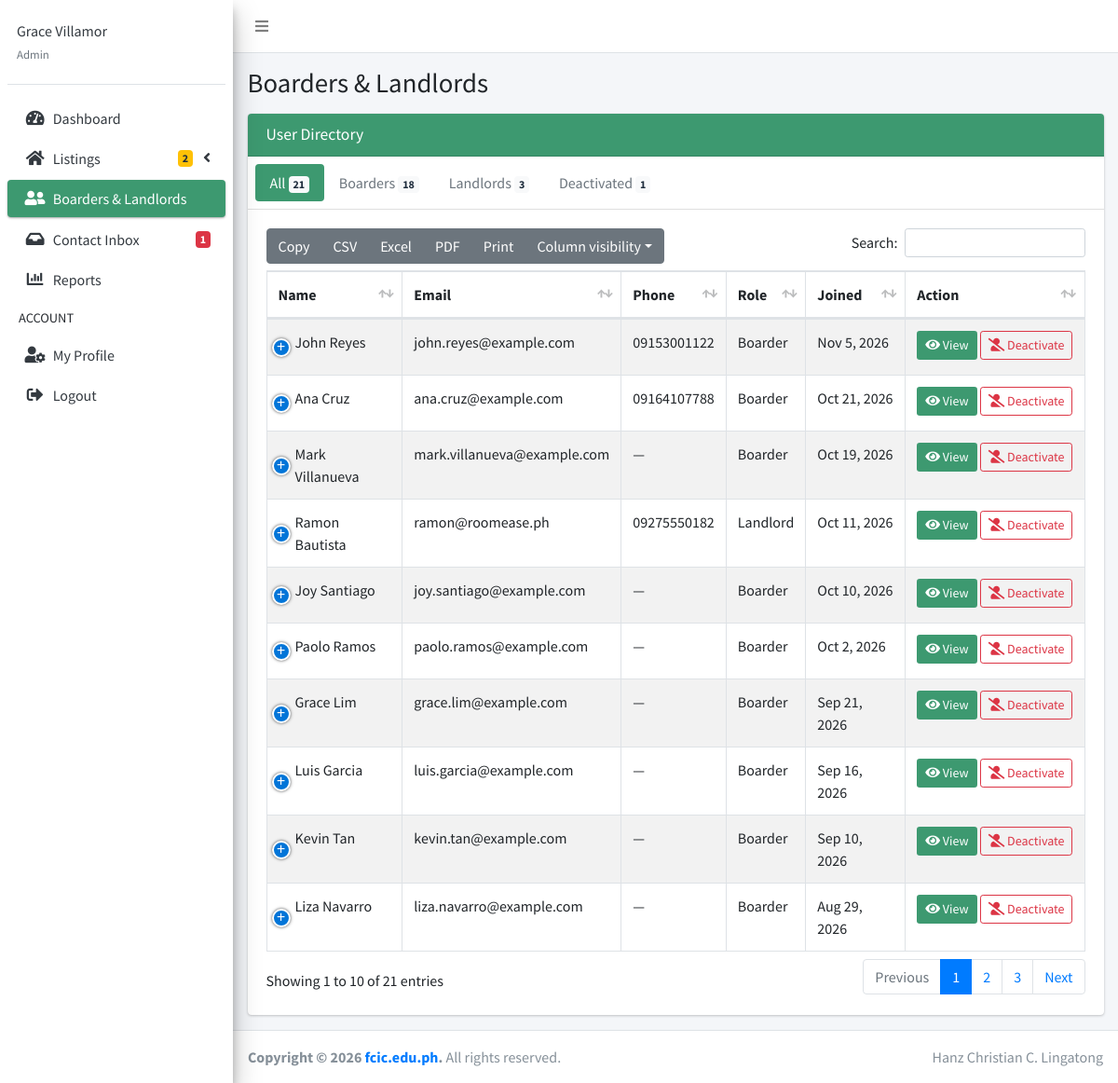
/backend/admin/dashboard.php?page=accounts (signed in), run on the app's committed database.
### tables this page shows
CREATE TABLE users (
    user_id         INT AUTO_INCREMENT PRIMARY KEY,
     
    email           VARCHAR(150) NULL,
     
    username        VARCHAR(30) NULL DEFAULT NULL,
    google_id       VARCHAR(64) DEFAULT NULL,
    password_hash   VARCHAR(255) NOT NULL,
    first_name      VARCHAR(100) NOT NULL,
    middle_name     VARCHAR(100) NULL DEFAULT NULL,
    last_name       VARCHAR(100) NOT NULL,
    phone_number    VARCHAR(30) DEFAULT NULL,
     
    avatar_path     VARCHAR(255) NULL DEFAULT NULL,
     
     
     
    role            ENUM('super_admin', 'administrator', 'landlord', 'boarder') NOT NULL,
     
    must_change_password TINYINT(1) NOT NULL DEFAULT 0,
    is_active       TINYINT(1) NOT NULL DEFAULT 1,
     
    deactivation_reason VARCHAR(500) NULL DEFAULT NULL,
    last_login_at   DATETIME NULL DEFAULT NULL,
    deleted_at      DATETIME NULL DEFAULT NULL,
    deleted_by      INT NULL,
     
    created_by      INT NULL,
    created_at      TIMESTAMP NOT NULL DEFAULT CURRENT_TIMESTAMP,
    updated_by      INT NULL,
    updated_at      TIMESTAMP NOT NULL DEFAULT CURRENT_TIMESTAMP ON UPDATE CURRENT_TIMESTAMP,
    UNIQUE KEY email (email),
    UNIQUE KEY uq_users_username (username),
    UNIQUE KEY uq_users_google_id (google_id),
     
    KEY idx_users_live (deleted_at, is_active, role),
    CONSTRAINT fk_users_created_by FOREIGN KEY (created_by)
        REFERENCES users(user_id) ON DELETE SET NULL,
    CONSTRAINT fk_users_updated_by FOREIGN KEY (updated_by)
        REFERENCES users(user_id) ON DELETE SET NULL,
    CONSTRAINT fk_users_deleted_by FOREIGN KEY (deleted_by)
        REFERENCES users(user_id) ON DELETE SET NULL
);

### backend/admin/includes/functions.php (called while the page is built, shortened)
<?php
function e($value)
{
  return htmlspecialchars((string) ($value ?? ''), ENT_QUOTES, 'UTF-8');
}
function full_name($row)
{
  return trim(($row['first_name'] ?? '') . ' ' . ($row['last_name'] ?? ''));
}
function nice_date($datetime, $withTime = false)
{
  return date($withTime ? 'M j, Y g:i A' : 'M j, Y', strtotime($datetime));
}

### backend/admin/content/accounts.php (the view, shortened to what this page needs)
<?php
require_once __DIR__ . '/../includes/account_actions.php';
$filters = [
  'all' => ['All', "u.role IN ('boarder', 'landlord')"],
  'boarder' => ['Boarders', "u.role = 'boarder'"],
  'landlord' => ['Landlords', "u.role = 'landlord'"],
  'inactive' => ['Deactivated', "u.role IN ('boarder', 'landlord') AND u.is_active = 0"],
];
$filter = isset($filters[$_GET['filter'] ?? '']) ? $_GET['filter'] : 'all';
$tabCounts = $pdo->query("SELECT COUNT(*) AS `all`, SUM(role = 'boarder') AS boarder, SUM(role = 'landlord') AS landlord, SUM(is_active = 0) AS inactive
  FROM users WHERE role IN ('boarder', 'landlord') AND deleted_at IS NULL")->fetch();
$accounts = $pdo->query("SELECT u.*,
    (SELECT COUNT(*) FROM boarding_houses b WHERE b.landlord_id = u.user_id) AS listings,
    (SELECT COUNT(*) FROM reservations r WHERE r.boarder_id = u.user_id) AS requests
  FROM users u
  WHERE {$filters[$filter][1]} AND u.deleted_at IS NULL
  ORDER BY u.created_at DESC")->fetchAll();
?>
  <div class="content-wrapper">
    <div class="content-header">
      <div class="container-fluid">
        <h1 class="m-0">Boarders &amp; Landlords</h1>
      </div>
    </div>
    <div class="content">
      <div class="container-fluid">
        <div class="row">
          <div class="col-lg-12">
            <div class="card">
              <div class="card-header bg-olive">
                <h3 class="card-title">User Directory</h3>
              </div>
              <div class="card-header p-2">
                <ul class="nav nav-pills">
                  <?php foreach ($filters as $key => [$label]): ?>
                  <li class="nav-item">
                    <a class="nav-link <?php echo $key === $filter ? 'active bg-olive' : ''; ?>" href="dashboard.php?page=accounts&filter=<?php echo $key; ?>">
                      <?php echo e($label); ?> <span class="badge badge-light"><?php echo (int) $tabCounts[$key]; ?></span>
                    </a>
                  </li>
                  <?php endforeach; ?>
                </ul>
              </div>
              <div class="card-body">
                <table id="example1" class="table table-bordered table-striped">
                  <thead>
                  <tr>
                    <th data-priority="1">Name</th>
                    <th>Email</th>
                    <th>Phone</th>
                    <th>Role</th>
                    <th>Joined</th>
                    <th class="no-export" data-priority="2">Action</th>
                  </tr>
                  </thead>
                  <tbody>
                    <?php foreach ($accounts as $b):?>
                  <tr>
                    <td><?php echo htmlspecialchars($b['first_name'].' '.$b['last_name']);?></td>
                    <td><?php echo htmlspecialchars($b['email']);?></td>
                    <td><?php echo e($b['phone_number'] ?: '—');?></td>
                    <td class="text-capitalize"><?php echo htmlspecialchars($b['role']);?></td>
                    <td data-order="<?php echo e($b['created_at']); ?>"><?php echo e(nice_date($b['created_at'])); ?></td>
                    <td class="text-nowrap">
                      <a class="btn bg-olive btn-sm mb-1" href="dashboard.php?page=view_account&id=<?php echo $b['user_id'];?>"><i
                        class="fas fa-eye"></i> View</a>
                      <?php echo account_buttons($b); ?>
                    </td>
                  </tr>
                  <?php endforeach;?>
                  </tbody>
                </table>
              </div>
            </div>
          </div>
        </div>
      </div>
    </div>
  </div>

### backend/admin/includes/account_actions.php (shortened to what this page needs)
<?php
function account_buttons($account)
{
  $return = e($_SERVER['REQUEST_URI'] ?? '');
  if ($account['is_active']) {
    return '<button type="button" class="btn btn-outline-danger btn-sm mb-1" data-toggle="modal" data-target="#deactivateModal" data-id="' . (int) $account['user_id'] . '" data-name="' . e(full_name($account)) . '"><i class="fas fa-user-slash"></i> Deactivate</button>';
  }
  return '<form method="post" action="" class="d-inline">' . csrf_field()
    . '<input type="hidden" name="account_action" value="activate"><input type="hidden" name="id" value="' . (int) $account['user_id'] . '">'
    . '<input type="hidden" name="return" value="' . $return . '">'
    . '<button type="submit" class="btn btn-outline-success btn-sm mb-1"><i class="fas fa-user-check"></i> Reactivate</button></form>';
}

### data on the page
users: first_name+last_name "John Reyes", email "john.reyes@example.com", phone_number "09153001122", role "Boarder", created_at "Nov 5, 2026"
users: first_name+last_name "Ana Cruz", email "ana.cruz@example.com", phone_number "09164107788", role "Boarder", created_at "Oct 21, 2026"
users: first_name+last_name "Mark Villanueva", email "mark.villanueva@example.com", phone_number "—", role "Boarder", created_at "Oct 19, 2026"
users: first_name+last_name "Ramon Bautista", email "ramon@roomease.ph", phone_number "09275550182", role "Landlord", created_at "Oct 11, 2026"
users: first_name+last_name "Joy Santiago", email "joy.santiago@example.com", phone_number "—", role "Boarder", created_at "Oct 10, 2026"
users: first_name+last_name "Paolo Ramos", email "paolo.ramos@example.com", phone_number "—", role "Boarder", created_at "Oct 2, 2026"
users: first_name+last_name "Grace Lim", email "grace.lim@example.com", phone_number "—", role "Boarder", created_at "Sep 21, 2026"
users: first_name+last_name "Luis Garcia", email "luis.garcia@example.com", phone_number "—", role "Boarder", created_at "Sep 16, 2026"
users: first_name+last_name "Kevin Tan", email "kevin.tan@example.com", phone_number "—", role "Boarder", created_at "Sep 10, 2026"
users: first_name+last_name "Liza Navarro", email "liza.navarro@example.com", phone_number "—", role "Boarder", created_at "Aug 29, 2026"

### other printed values
$_SESSION['firstname']. ' ' .$_SESSION['lastname'] "Grace Villamor"
role_label($_SESSION['role']) "Admin"
$counts['review'] "2"
$counts['inbox'] "1"
$label "All"
$tabCounts[$key] "21"
$label "Boarders"
$tabCounts[$key] "18"
$label "Landlords"
$tabCounts[$key] "3"
$label "Deactivated"
$tabCounts[$key] "1"
